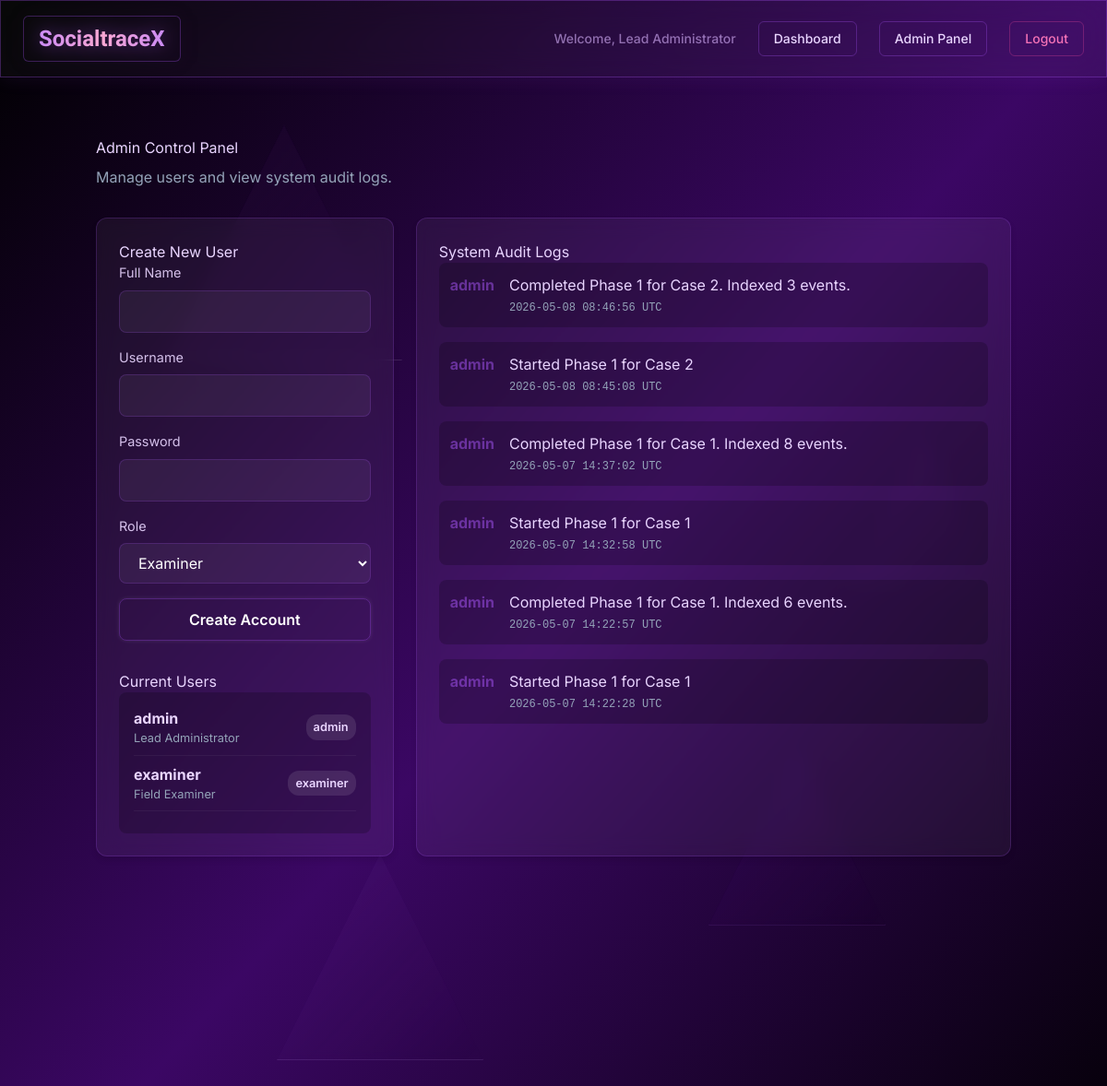
The page /admin (signed in) on the database as committed earlier.
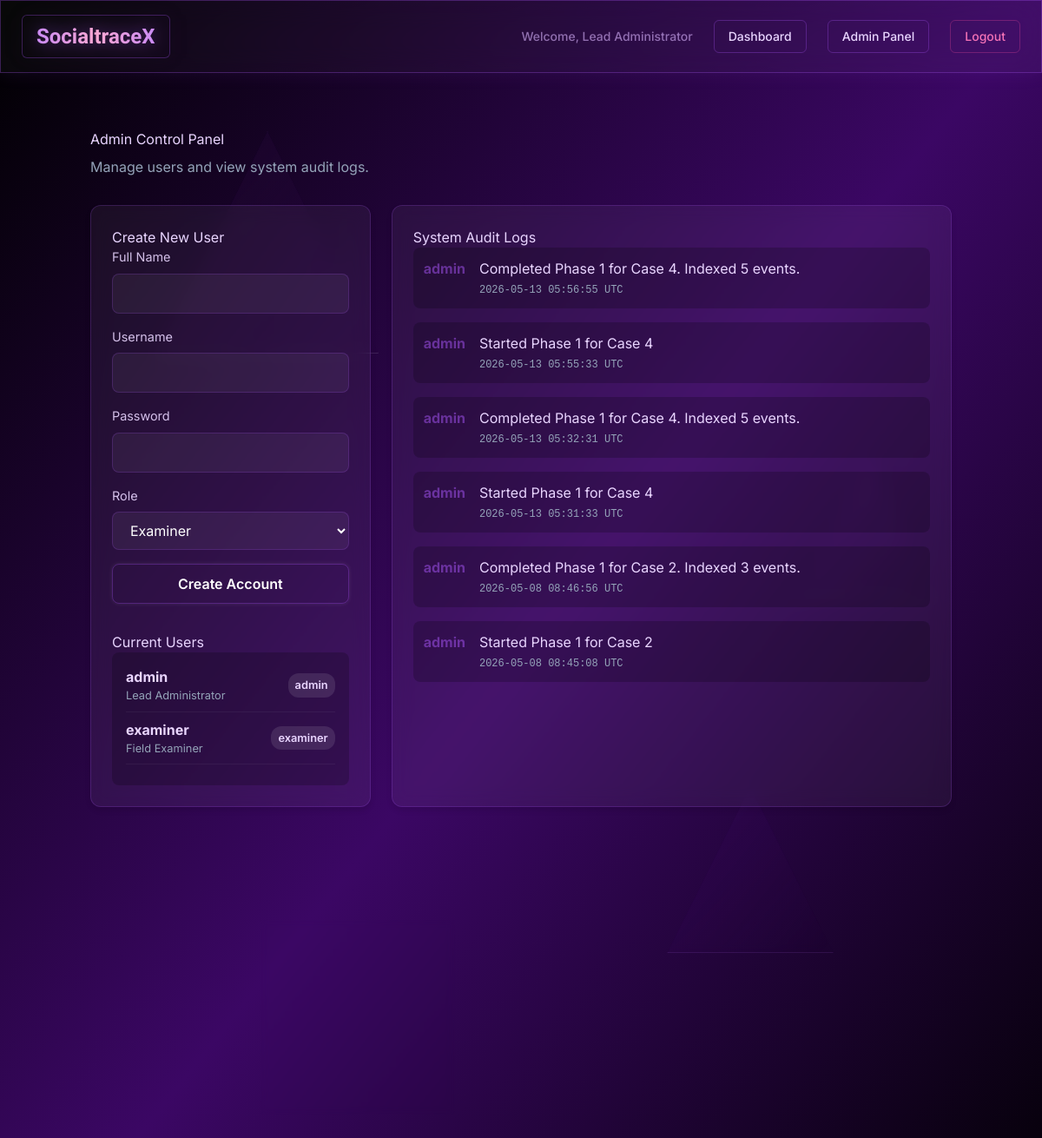
The same page on the database as committed later.
### database.py (models this page shows)
class User(Base):
    __tablename__ = "users"
    id = Column(Integer, primary_key=True, index=True)
    username = Column(String(100), unique=True, nullable=False, index=True)
    hashed_password = Column(String(200), nullable=False)
    role = Column(String(20), default="examiner")  # 'admin' or 'examiner'
    name = Column(String(100), default="Examiner")
    created_at = Column(DateTime, default=datetime.utcnow)

class AuditLog(Base):
    __tablename__ = "audit_logs"
    id = Column(Integer, primary_key=True, index=True)
    user_id = Column(Integer, ForeignKey("users.id"), nullable=True)
    action = Column(String(200), nullable=False)
    timestamp = Column(DateTime, default=datetime.utcnow)
    user = relationship("User")

### main.py (the view)
@app.get("/admin", response_class=HTMLResponse)
def admin_panel(request: Request, user: User = Depends(get_current_admin), db: Session = Depends(get_db)):
    users = db.query(User).all()
    logs = db.query(AuditLog).order_by(AuditLog.timestamp.desc()).limit(50).all()
    return templates.TemplateResponse(request=request, name="admin.html", context={"request": request, "user": user, "users": users, "logs": logs})

### templates/admin.html (shortened to what this page needs)
{% extends "base.html" %}
{% block content %}
<div style="margin-bottom: 32px;">
    <h1 style="margin: 0;">Admin Control Panel</h1>
    <p style="color: var(--text-dim); margin-top: 8px;">Manage users and view system audit logs.</p>
</div>
<div class="grid" style="grid-template-columns: 1fr 2fr;">
    <div class="glass-card">
        <h3 style="margin-top: 0;">Create New User</h3>
        <form method="POST" action="/admin/users/new">
            <div class="form-group">
                <label class="form-label">Full Name</label>
                <input type="text" name="name" class="form-input" required>
            </div>
            <div class="form-group">
                <label class="form-label">Username</label>
                <input type="text" name="username" class="form-input" required>
            </div>
            <div class="form-group">
                <label class="form-label">Password</label>
                <input type="password" name="password" class="form-input" required>
            </div>
            <div class="form-group">
                <label class="form-label">Role</label>
                <select name="role" class="form-input">
                    <option value="examiner">Examiner</option>
                </select>
            </div>
            <button type="submit" class="btn btn-outline" style="width: 100%;">Create Account</button>
        </form>
        <h3 style="margin-top: 32px;">Current Users</h3>
        <div style="background: rgba(0,0,0,0.2); border-radius: 8px; padding: 16px;">
            {% for u in users %}
            <div style="display: flex; justify-content: space-between; margin-bottom: 8px; padding-bottom: 8px; border-bottom: 1px solid rgba(255,255,255,0.05);">
                <div>
                    <strong>{{ u.username }}</strong>
                    <div style="font-size: 0.8rem; color: var(--text-dim);">{{ u.name }}</div>
                </div>
                <span class="badge" style="align-self: center;">{{ u.role }}</span>
            </div>
            {% endfor %}
        </div>
    </div>
    <div class="glass-card">
        <h3 style="margin-top: 0;">System Audit Logs</h3>
        <div style="max-height: 500px; overflow-y: auto;">
            {% for log in logs %}
            <div style="display: flex; align-items: flex-start; margin-bottom: 16px; background: rgba(0,0,0,0.2); padding: 12px; border-radius: 8px;">
                <div style="margin-right: 16px; color: var(--accent); font-weight: bold;">
                    {{ log.user.username if log.user else 'System' }}
                </div>
                <div style="flex: 1;">
                    <div style="margin-bottom: 4px;">{{ log.action }}</div>
                    <div style="font-size: 0.75rem; color: var(--text-dim); font-family: monospace;">
                        {{ log.timestamp.strftime('%Y-%m-%d %H:%M:%S') }} UTC
                    </div>
                </div>
            </div>
            {% else %}
            <div style="color: var(--text-dim); text-align: center; padding: 32px;">No audit logs available yet.</div>
            {% endfor %}
        </div>
    </div>
</div>
{% endblock %}

### templates/base.html (shortened to what this page needs)
<!DOCTYPE html>
<html lang="en" class="dark">
<head>
  <script src="https://cdn.tailwindcss.com"></script>
  <link rel="stylesheet" href="https://cdn.jsdelivr.net/npm/bootstrap-icons@1.11.1/font/bootstrap-icons.css">
  <link rel="stylesheet" href="/static/style.css">
</head>
<body
  class="min-h-screen relative overflow-x-hidden bg-gradient-to-br from-black via-purple-950 to-black text-purple-200">
  <div class="fixed inset-0 overflow-hidden pointer-events-none z-0">
    <div
      class="absolute w-64 h-64 border border-white/10 bg-gradient-to-br from-purple-500/5 to-transparent backdrop-blur-sm"
      style="clip-path: polygon(50% 0%, 100% 100%, 0% 100%); top: 10%; left: 15%; animation: float-1 20s ease-in-out infinite, pulse-glow-1 6s ease-in-out infinite">
    </div>
    <div
      class="absolute w-48 h-48 border border-purple-400/10 bg-gradient-to-br from-purple-600/5 to-transparent backdrop-blur-sm"
      style="clip-path: polygon(50% 0%, 100% 100%, 0% 100%); top: 60%; right: 20%; animation: float-2 25s ease-in-out infinite, pulse-glow-2 7s ease-in-out infinite">
    </div>
    <div
      class="absolute w-56 h-56 border border-purple-300/10 bg-gradient-to-br from-purple-400/5 to-transparent backdrop-blur-sm"
      style="clip-path: polygon(50% 0%, 100% 100%, 0% 100%); bottom: 15%; left: 25%; animation: float-3 22s ease-in-out infinite, pulse-glow-3 8s ease-in-out infinite">
    </div>
    <div
      class="absolute w-40 h-40 border border-white/10 bg-gradient-to-br from-purple-500/5 to-transparent backdrop-blur-sm"
      style="clip-path: polygon(50% 0%, 100% 100%, 0% 100%); top: 35%; right: 10%; animation: float-4 18s ease-in-out infinite, pulse-glow-1 6.5s ease-in-out infinite">
    </div>
  </div>
  {% if request.session.get("user_id") %}
  <nav class="relative z-50 glass-panel border border-purple-500/30 px-6 py-4 flex justify-between items-center mb-8">
    <a href="/dashboard"
      class="text-2xl font-bold orbitron bg-gradient-to-r from-purple-400 via-pink-300 to-purple-400 bg-clip-text text-transparent hover:scale-105 transition-transform"
      style="filter: drop-shadow(0 0 10px rgba(168, 85, 247, 0.5))">SocialtraceX</a>
    <div class="flex items-center space-x-6 text-sm font-medium">
      <span class="text-purple-300/60">Welcome, {{ user.name }}</span>
      <a href="/dashboard" class="clickable-text">Dashboard</a>
      {% if request.session.get("role") == "admin" %}
      <a href="/admin" class="clickable-text">Admin Panel</a>
      {% endif %}
      <a href="/logout"
        class="clickable-text !text-pink-400 !border-pink-500/30 hover:!text-pink-300 hover:!bg-pink-500/10 hover:!border-pink-400/60">Logout</a>
    </div>
  </nav>
  {% endif %}
  <div class="container mx-auto px-4 relative z-10 pb-12">
    {% block content %}{% endblock %}
  </div>
</body>
</html>

Rows that differ between the two databases and show on the page:
no longer on this page (row unchanged): AuditLog: user "admin", action "Completed Phase 1 for Case 1. Indexed 8 events.", timestamp "2026-05-07 14:37:02"
no longer on this page (row unchanged): AuditLog: user "admin", action "Started Phase 1 for Case 1", timestamp "2026-05-07 14:32:58"
no longer on this page (row unchanged): AuditLog: user "admin", action "Completed Phase 1 for Case 1. Indexed 6 events.", timestamp "2026-05-07 14:22:57"
no longer on this page (row unchanged): AuditLog: user "admin", action "Started Phase 1 for Case 1", timestamp "2026-05-07 14:22:28"
added AuditLog: user "admin", action "Completed Phase 1 for Case 4. Indexed 5 events.", timestamp "2026-05-13 05:56:55"
added AuditLog: user "admin", action "Started Phase 1 for Case 4", timestamp "2026-05-13 05:55:33"
added AuditLog: user "admin", action "Completed Phase 1 for Case 4. Indexed 5 events.", timestamp "2026-05-13 05:32:31"
added AuditLog: user "admin", action "Started Phase 1 for Case 4", timestamp "2026-05-13 05:31:33"
